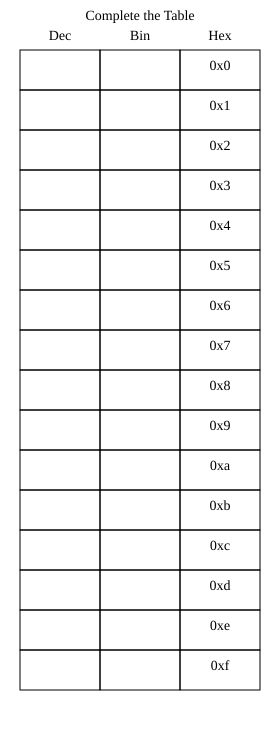

Here is the Python script that generated this plot:
import svgwrite

def draw_column_boxes(dwg, num_boxes,x, box_size = 40,margin=20, text_height=20, text_label = "A", text = True):
    for i in range(num_boxes):
        y = margin + text_height + text_height/2 + i * box_size

        dwg.add(dwg.rect(
            insert=(x, y),
            size=(box_size*2, box_size),
            fill="none",
            stroke="black"
        ))

        if(text):
            dwg.add(dwg.text(
                f"{hex(i)}",
                insert=(x + box_size, y + box_size/2),
                text_anchor="middle",
                font_size=14
            ))


num_boxes = 16           
box_size = 40             
margin = 20
text_height = 20

width = margin * 2 + 3 * (box_size*2)
height = margin * 3 + box_size*num_boxes + text_height*2

dwg = svgwrite.Drawing("outputs/lec0-1/q4.svg", size=(width, height))


dwg.add(dwg.text(
        f"Complete the Table",
        insert=(width/2, margin),
        text_anchor="middle",
        font_size=14
    ))

dwg.add(dwg.text(
        f"Dec",
        insert=(margin+box_size, margin+text_height),
        text_anchor="middle",
        font_size=14
    ))

dwg.add(dwg.text(
        f"Bin",
        insert=(margin+box_size*2+box_size, margin+text_height),
        text_anchor="middle",
        font_size=14
    ))

dwg.add(dwg.text(
        f"Hex",
        insert=(margin+box_size*4+box_size, margin+text_height),
        text_anchor="middle",
        font_size=14
    ))

draw_column_boxes(dwg,num_boxes, x = margin, box_size=box_size,margin=margin,text_height=text_height, text=False)
draw_column_boxes(dwg,num_boxes, x = margin+box_size*2, box_size=box_size,margin=margin,text_height=text_height, text=False)
draw_column_boxes(dwg,num_boxes, x = margin+box_size*4, box_size=box_size,margin=margin,text_height=text_height)

dwg.save()
print("Saved as q4.svg")